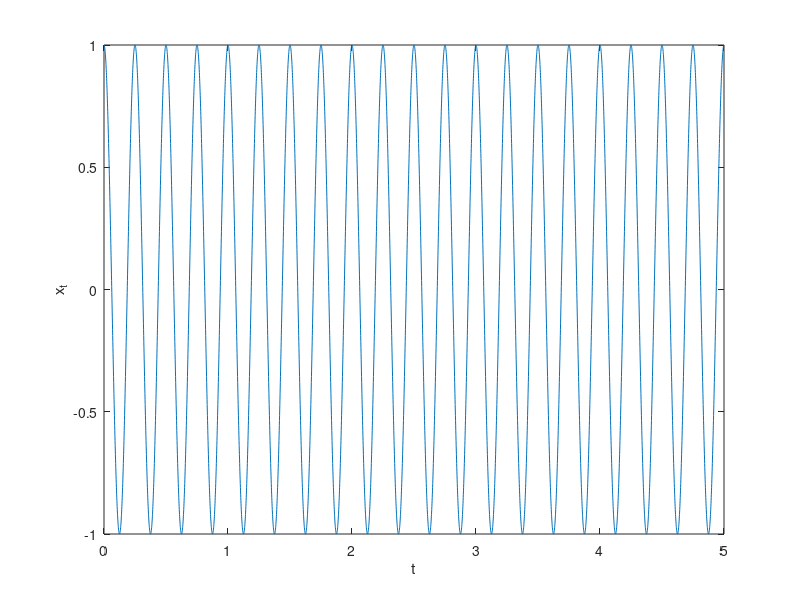

This chart was generated by the following MATLAB code:
clc; clear all; close all;

res = 0.001;

t = (0: res: 5);

x_t = cos(8*pi*t);

plot(t, x_t);
xlabel("t");
ylabel("x_t");